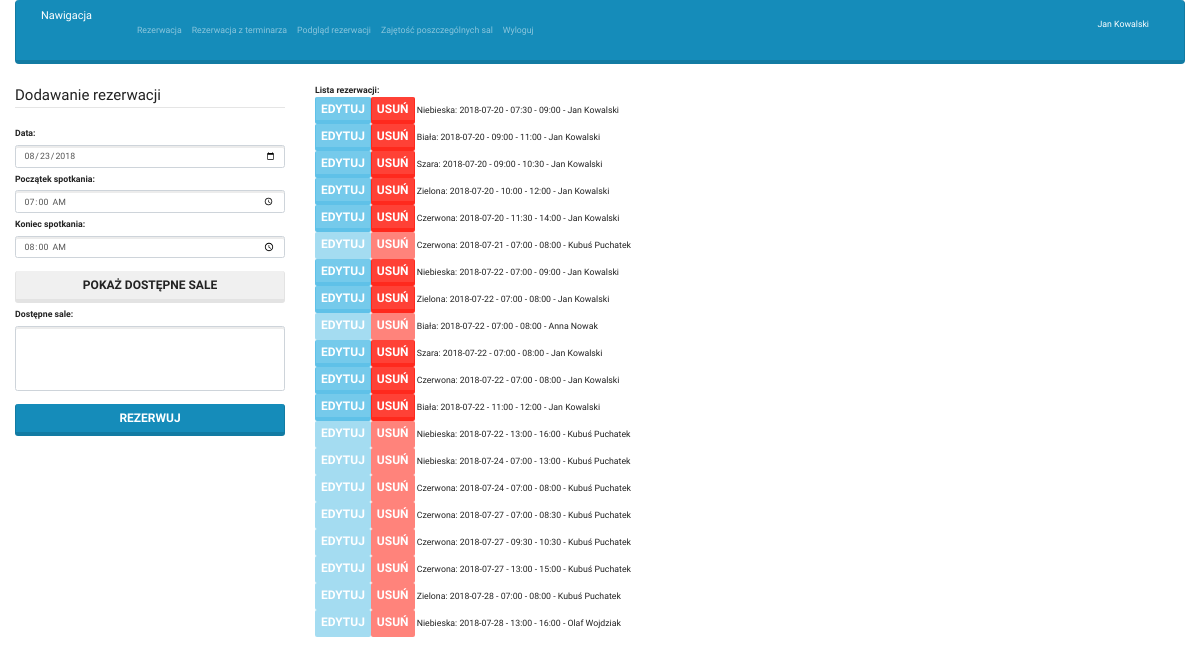
Page /rezerwacja.php (signed in) on the earlier database version.
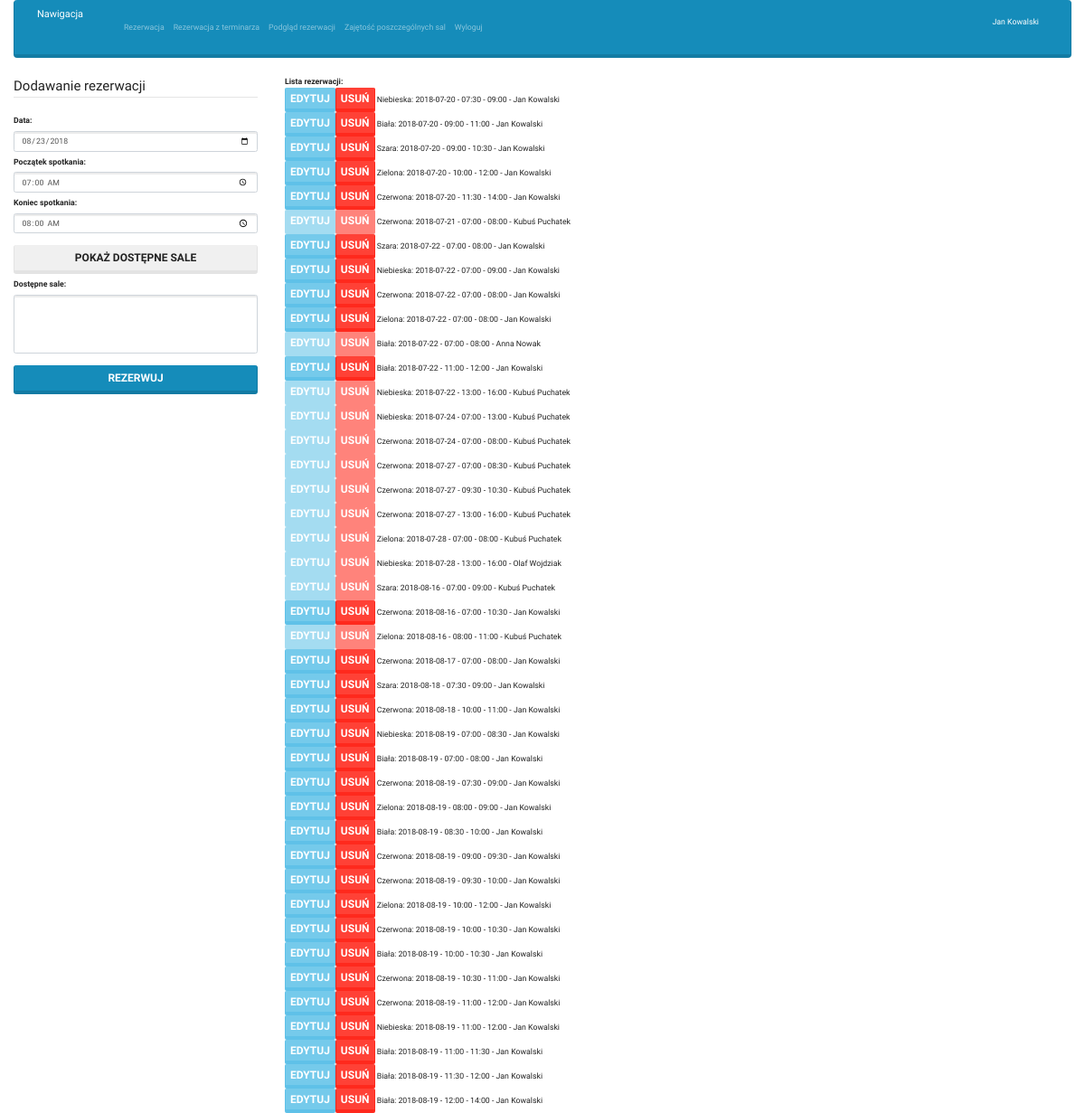
Same page on the later database version.
### tables this page shows
CREATE TABLE `pracownicy` (
  `id_pracownika` int(11) NOT NULL,
  `imie` varchar(20) NOT NULL,
  `nazwisko` varchar(40) NOT NULL,
  `username` varchar(20) NOT NULL,
  `password` varchar(15) NOT NULL
);

CREATE TABLE `rezerwacje` (
  `id_rezerwacji` int(11) NOT NULL,
  `data` date NOT NULL,
  `czas_start` time NOT NULL,
  `czas_stop` time NOT NULL,
  `id_pracownika` int(11) NOT NULL,
  `nazwa_sali` varchar(20) NOT NULL
);

### include/settings.php (called while the page is built, shortened)
<?php
$MENU=array(
    "Public"=>array(
        "rezerwacja.php"=>"Rezerwacja",
        "rezerwacja_term.php"=>"Rezerwacja z terminarza",
        "pokaz_dzien.php"=>"Podgląd rezerwacji",
        "pokaz_zajetosc.php"=>"Zajętość poszczególnych sal",
    ),
    "Private"=>array( ));
?>

### include/settings_db.php (called while the page is built)
<?php
$DBEngine = 'mysql';
$DBServer = 'localhost:3306';
$DBUser   = 'root';
$DBPass   = '';
$DBName   = 'firma';
?>

### rezerwacja.php (the view, shortened to what this page needs)
<?php
function formGenerate($action,$warning){
    $form="<form  class='form-group' name='formularz' id='formularz' action='$action' method='post' >" ;
    $form.="<fieldset><legend>Dodawanie rezerwacji</legend>";
    $form.="<p id='warning'>  </p>";
    $form.="<label class='col-form-label' for='data'>Data:</label>";
    $form.="<input type='date' name='data' id='data' min='2010-01-01' max='2020-12-31' value='".date('Y-m-d')."' required class='form-control'>";
    $form.="<label class='col-form-label' for='timestart'>Początek spotkania:</label>";
    $form.="<input type='time' name='timestart' id='timestart' min='07:00' max='16:00' step='1800' value='07:00' onblur='my_round_start()' onchange='add_one()' required class='form-control'>";
    $form.="<label class='col-form-label' for='timefinish'>Koniec spotkania:</label>";
    $form.="<input type='time' name='timefinish' id='timefinish' min='07:00' max='16:00' step='1800' value='08:00' onblur='my_round_stop()' required class='form-control'><br/>";
    $form.="<div><input type='button' value='Pokaż dostępne sale' name='dostepne' onClick='salaCheckJS()' class='btn btn-secondary btn-lg btn-block'/></div>";
    $form.="<label class='col-form-label' for='sale'>Dostępne sale:</label>";
    $form.="<select name='sale' id='sale' class='form-control' size='5' required></select><br />";
    $form.="<input type='button' value='Rezerwuj' name='submi' id='submi' onclick='checkform()' class='btn btn-primary btn-lg btn-block'><br/>";
    $form.="<input type='hidden' name='wartosc' id='wartosc'><br/>";
    $form.="</fieldset></form>";
    return $form;
}
function show_reservations_list($pdo){
    try {
        $stmt = $pdo->query("SET CHARSET utf8");
        $stmt = $pdo->query("SET NAMES `utf8` COLLATE `utf8_general_ci`");
        $stmt = $pdo->query('   SELECT rezerwacje.id_rezerwacji, pracownicy.username, rezerwacje.data, rezerwacje.czas_start, rezerwacje.czas_stop, rezerwacje.nazwa_sali, pracownicy.imie, pracownicy.nazwisko, pracownicy.username FROM rezerwacje JOIN pracownicy WHERE rezerwacje.id_pracownika=pracownicy.id_pracownika
                                ORDER BY data,czas_start;');
        $stmt->execute();
        $HTMLreturnSequence='<b>Lista rezerwacji:</b><br/>';
        foreach ($stmt as $row) {
            if(($_SESSION['username']==$row['username']) or ($_SESSION['username']=='admin')) {
                $HTMLreturnSequence.="<input type='button' class='btn btn-info btn-sm' value='Edytuj' onclick='edit(".$row['id_rezerwacji'].")' />";
            } else {
                $HTMLreturnSequence.="<input type='button' class='btn btn-info btn-sm' value='Edytuj' disabled onclick='edit(".$row['id_rezerwacji'].")' />";
            }
            if(($_SESSION['username']==$row['username']) or ($_SESSION['username']=='admin')) {
                $HTMLreturnSequence.="<input type='button' class='btn btn-danger btn-sm' value='Usuń' onclick='del(".$row['id_rezerwacji'].")' />";
            } else {
                $HTMLreturnSequence.="<input type='button' class='btn btn-danger btn-sm' value='Usuń' disabled onclick='del(".$row['id_rezerwacji'].")' />";
            }
            $HTMLreturnSequence.='<a>'.'  '. $row['nazwa_sali'].': '.$row['data'] . ' - ' .substr($row['czas_start'],0,5). ' - ' .substr($row['czas_stop'],0,5). ' - ' .  $row['imie'].' '.$row['nazwisko'].'  </a><br/>';
        }
        return $HTMLreturnSequence;
    } catch (PDOException $e) {
        echo 'Połączenie nie mogło zostać utworzone: ' . $e->getMessage();
    }
}
require_once 'include/obslugaSesji.php';
require_once 'include/settings.php';
require_once 'include/settings_db.php';
$warning="";
try{
    $pdo = new PDO("$DBEngine:host=$DBServer;dbname=$DBName", $DBUser, $DBPass);
    $pdo->setAttribute(PDO::ATTR_ERRMODE, PDO::ERRMODE_EXCEPTION);
} catch (PDOException $e){
    echo "Nie można się połączyć do bazy".$e->getMessage();
    die();
}
$TRESC="";
$TRESC.=formGenerate(basename(__FILE__),$warning);
$TRESC1=show_reservations_list($pdo);
require_once 'szablony/witryna.php';
?>

### szablony/witryna.php (shortened to what this page needs)
<!doctype html>
<html lang="pl-PL">
<head>
<link href="css/bootstrap.min.css" rel="stylesheet">
<link href="css/bootstrap.css" rel="stylesheet">
</head>
<body>
	<div class="container-fluid">
		<?php require_once 'szablony/menu.php';?>
	 	<div class="row">
			<div class="col-lg-3 col-xs-6" id="TRESC"><?php echo $TRESC;?></div>
			<div class="col-lg-9 col-xs-12" id="TRESC1"><?php echo $TRESC1;?></div>
		</div>
	</div>
</body>
</html>

### szablony/menu.php
<?php
require_once 'skrypty/menu.php';
require_once 'include/settings.php';
require_once 'include/settings_db.php';
echo menu($MENU,$DBEngine,$DBServer,$DBUser,$DBPass,$DBName);
?>

### skrypty/menu.php (shortened to what this page needs)
<?php
function getname($DBEngine,$DBServer,$DBUser,$DBPass,$DBName){
    if ($_SESSION['username']!='admin'){
        try{
            $pdo = new PDO("$DBEngine:host=$DBServer;dbname=$DBName", $DBUser, $DBPass);
            $pdo->setAttribute(PDO::ATTR_ERRMODE, PDO::ERRMODE_EXCEPTION);
        } catch (PDOException $e){
            echo "Nie można się połączyć do bazy".$e->getMessage();
            die();
        }
        try {
            $user_id=$_SESSION['username'];
            $stmt = $pdo->query("SET CHARSET utf8");
            $stmt = $pdo->query("SET NAMES `utf8` COLLATE `utf8_general_ci`");
            $stmt = $pdo->query('SELECT imie, nazwisko FROM pracownicy WHERE username="'.$user_id.'";');
            $stmt->execute();
            foreach ($stmt as $row) {
                $imie=$row['imie'];
                $nazwisko=$row['nazwisko'];
            }
            return $imie." ".$nazwisko;
        } catch (PDOException $e){
            echo "Nie można się połączyć do bazy".$e->getMessage();
            die();
        }
    } else {
        return $_SESSION['username'];
    }
}
function menu($menu,$DBEngine,$DBServer,$DBUser,$DBPass,$DBName)
{
	$tresc="";
	$tresc.='<nav class="navbar navbar-expand-lg navbar-dark bg-primary"><a class="navbar-brand" href=index.php>Nawigacja</a>';
	$tresc.='<button class="navbar-toggler" type="button" data-toggle="collapse" data-target="#navbarColor01" aria-controls="navbarColor01" aria-expanded="false" aria-label="Toggle navigation">';
	$tresc.='<span class="navbar-toggler-icon"></span></button>';
	$tresc.='<div class="collapse navbar-collapse" id="navbarColor01">';
	$tresc.='<ul class="navbar-nav mr-auto">';
    foreach ($menu['Public'] as $adres => $napis) {
        if (is_file($adres))
            $tresc .='<li class="nav-item"><a class="nav-link" href='.$adres.'>'.$napis.'</a></li>';
    }
    if (isset($_SESSION['username'])) {
        $tresc .= '<li class="nav-item"><a class="nav-link" href=logout.php>Wyloguj</a></li>';
    }else{
        $tresc .= '<li class="nav-item"><a class="nav-link" href=login.php>Zaloguj</a></li>';
    }
    $tresc.='</ul>';
    if(isset($_SESSION['username'])){
        $tresc.='<form class="form-inline my-2 my-lg-0">';
        $tresc.='<p class="mr-sm-3">'.getname($DBEngine,$DBServer,$DBUser,$DBPass,$DBName).'</p>';
        $tresc.='</form>';
    }
    $tresc.='</div></nav>';
	return $tresc;
}
?>

Differences in the rows shown:
shown differently, row unchanged: rezerwacje (number 7 of 42 on the later page): moves up the list
shown differently, row unchanged: rezerwacje (number 9 of 42 on the later page): moves up the list
changed rezerwacje (number 18 of 42 on the later page): czas_stop "15:00" → "16:00"
added rezerwacje: nazwa_sali "Szara", data "2018-08-16", czas_start "07:00", czas_stop "09:00", id_pracownika.imie "Kubuś", id_pracownika.nazwisko "Puchatek"
added rezerwacje: nazwa_sali "Czerwona", data "2018-08-16", czas_start "07:00", czas_stop "10:30", id_pracownika.imie "Jan", id_pracownika.nazwisko "Kowalski"
added rezerwacje: nazwa_sali "Zielona", data "2018-08-16", czas_start "08:00", czas_stop "11:00", id_pracownika.imie "Kubuś", id_pracownika.nazwisko "Puchatek"
added rezerwacje: nazwa_sali "Czerwona", data "2018-08-17", czas_start "07:00", czas_stop "08:00", id_pracownika.imie "Jan", id_pracownika.nazwisko "Kowalski"
added rezerwacje: nazwa_sali "Szara", data "2018-08-18", czas_start "07:30", czas_stop "09:00", id_pracownika.imie "Jan", id_pracownika.nazwisko "Kowalski"
added rezerwacje: nazwa_sali "Czerwona", data "2018-08-18", czas_start "10:00", czas_stop "11:00", id_pracownika.imie "Jan", id_pracownika.nazwisko "Kowalski"
added rezerwacje: nazwa_sali "Niebieska", data "2018-08-19", czas_start "07:00", czas_stop "08:30", id_pracownika.imie "Jan", id_pracownika.nazwisko "Kowalski"
added rezerwacje: nazwa_sali "Biała", data "2018-08-19", czas_start "07:00", czas_stop "08:00", id_pracownika.imie "Jan", id_pracownika.nazwisko "Kowalski"
added rezerwacje: nazwa_sali "Czerwona", data "2018-08-19", czas_start "07:30", czas_stop "09:00", id_pracownika.imie "Jan", id_pracownika.nazwisko "Kowalski"
added rezerwacje: nazwa_sali "Zielona", data "2018-08-19", czas_start "08:00", czas_stop "09:00", id_pracownika.imie "Jan", id_pracownika.nazwisko "Kowalski"
added rezerwacje: nazwa_sali "Biała", data "2018-08-19", czas_start "08:30", czas_stop "10:00", id_pracownika.imie "Jan", id_pracownika.nazwisko "Kowalski"
added rezerwacje: nazwa_sali "Czerwona", data "2018-08-19", czas_start "09:00", czas_stop "09:30", id_pracownika.imie "Jan", id_pracownika.nazwisko "Kowalski"
added rezerwacje: nazwa_sali "Czerwona", data "2018-08-19", czas_start "09:30", czas_stop "10:00", id_pracownika.imie "Jan", id_pracownika.nazwisko "Kowalski"
added rezerwacje: nazwa_sali "Zielona", data "2018-08-19", czas_start "10:00", czas_stop "12:00", id_pracownika.imie "Jan", id_pracownika.nazwisko "Kowalski"
added rezerwacje: nazwa_sali "Czerwona", data "2018-08-19", czas_start "10:00", czas_stop "10:30", id_pracownika.imie "Jan", id_pracownika.nazwisko "Kowalski"
added rezerwacje: nazwa_sali "Biała", data "2018-08-19", czas_start "10:00", czas_stop "10:30", id_pracownika.imie "Jan", id_pracownika.nazwisko "Kowalski"
added rezerwacje: nazwa_sali "Czerwona", data "2018-08-19", czas_start "10:30", czas_stop "11:00", id_pracownika.imie "Jan", id_pracownika.nazwisko "Kowalski"
added rezerwacje: nazwa_sali "Czerwona", data "2018-08-19", czas_start "11:00", czas_stop "12:00", id_pracownika.imie "Jan", id_pracownika.nazwisko "Kowalski"
added rezerwacje: nazwa_sali "Niebieska", data "2018-08-19", czas_start "11:00", czas_stop "12:00", id_pracownika.imie "Jan", id_pracownika.nazwisko "Kowalski"
added rezerwacje: nazwa_sali "Biała", data "2018-08-19", czas_start "11:00", czas_stop "11:30", id_pracownika.imie "Jan", id_pracownika.nazwisko "Kowalski"
added rezerwacje: nazwa_sali "Biała", data "2018-08-19", czas_start "11:30", czas_stop "12:00", id_pracownika.imie "Jan", id_pracownika.nazwisko "Kowalski"
added rezerwacje: nazwa_sali "Biała", data "2018-08-19", czas_start "12:00", czas_stop "14:00", id_pracownika.imie "Jan", id_pracownika.nazwisko "Kowalski"
